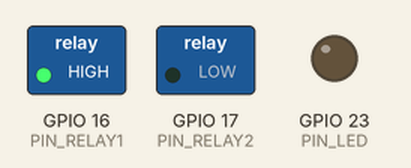
Recording of a sketch running on a simulated ESP32. Parts: switched loads named in the sketch (green lamp = pin HIGH), output pins drawn as LEDs (lit = HIGH).

Above: at 0.05 s.
At 0.55 s:
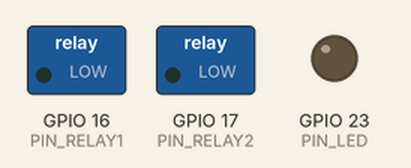
At 0.75 s:
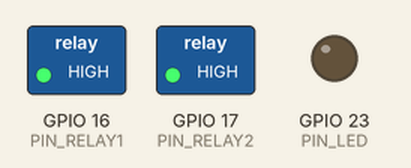
At 1.45 s:
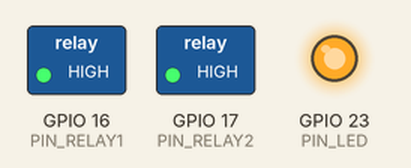
At 2.15 s:
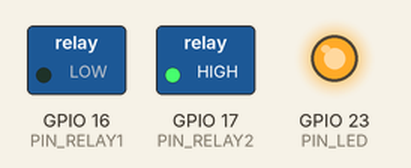
At 2.85 s:
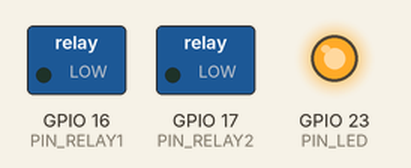
Timing chart, 0 to 3.1 s (numbered marks = the images above):
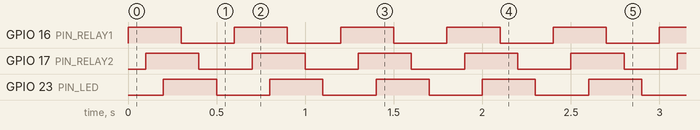

Measured:
- by itself, GPIO 16 (PIN_RELAY1), GPIO 17 (PIN_RELAY2), GPIO 23 (PIN_LED): alternates HIGH for 0.30 s and LOW for 0.30 s

The sketch:

ESP32_IO_TEST.ino
```cpp
/*
  文件名称：ESP32_IO_TEST.ino
  功能：所有可用IO循环点亮后循环熄灭
*/

#define PIN_RELAY1 16
#define PIN_RELAY2 17
#define PIN_LED    23


void setup()
{
 pinMode(PIN_RELAY1, OUTPUT);      //输出模式
 pinMode(PIN_RELAY2, OUTPUT);      //输出模式
 pinMode(PIN_LED, OUTPUT);         //输出模式
 digitalWrite(PIN_RELAY1,LOW );    //IO默认关闭
 digitalWrite(PIN_RELAY2,LOW );    //IO默认关闭
 digitalWrite(PIN_LED,LOW );       //IO默认关闭
}

void loop()
{
  digitalWrite(PIN_RELAY1,HIGH );
  delay(100); //延时0.1S
  digitalWrite(PIN_RELAY2,HIGH );
  delay(100); //延时0.1S
  digitalWrite(PIN_LED,HIGH );
  delay(100); //延时0.1S


  digitalWrite(PIN_RELAY1,LOW );
  delay(100); //延时0.1S
  digitalWrite(PIN_RELAY2,LOW );
  delay(100); //延时0.1S
  digitalWrite(PIN_LED,LOW );
  delay(100); //延时0.1S
}
```
